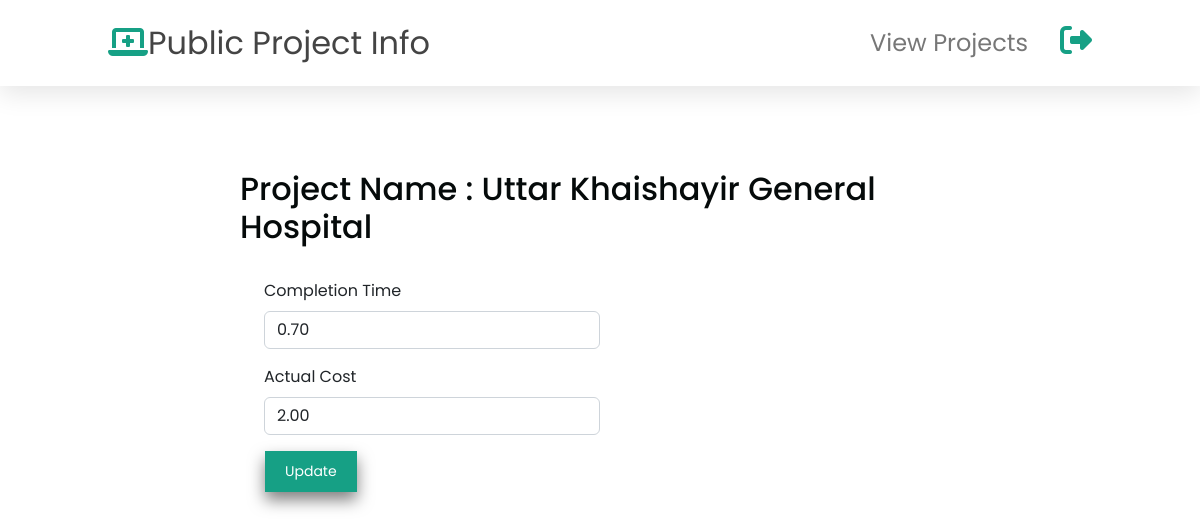
/PHP/EXCUser/Projectupdate.php?project_id=proj9681 (signed in), run on the app's committed database.
### tables this page shows
CREATE TABLE `proj` (
  `name` varchar(60) DEFAULT NULL,
  `location` varchar(24) DEFAULT NULL,
  `latitude` decimal(10,8) DEFAULT NULL,
  `longitude` decimal(10,8) DEFAULT NULL,
  `exect` varchar(5) DEFAULT NULL,
  `cost` int(4) DEFAULT NULL,
  `timespan` int(1) DEFAULT NULL,
  `project_id` varchar(8) DEFAULT NULL,
  `goal` varchar(53) DEFAULT NULL,
  `start_date` varchar(10) DEFAULT NULL,
  `completion` decimal(5,2) DEFAULT NULL,
  `actual_cost` decimal(5,2) DEFAULT NULL
);

### PHP/EXCUser/Projectupdate.php (the view, shortened to what this page needs)
<?php
$project_id = $_GET['project_id'];
require_once './includes/header.php';
$query = "SELECT * FROM proj WHERE project_id='$project_id';";
$conn = mysqli_connect('localhost', 'root', '', 'dpp');
$result = mysqli_query($conn, $query);
while ($row = mysqli_fetch_assoc($result)) {
    $name = $row['name'];
    $completion = $row['completion'];
    $actual_cost = $row['actual_cost'];
}
?>
<div class="infoinput">
    <h2>Project Name :
        <?php echo $name ?>
    </h2>
    <br>
    <form action="ProjectUpdateProcess.php" method="post">
        <div class="pl-lg-4">
            <div class="row">
                <div class="col-lg-6">
                    <div class="form-group focused">
                        <label class="form-control-label">Completion Time</label>
                        <input type="text" autocomplete="off" name="ctime" class="form-control form-control-alternative"
                            value="<?php echo $completion ?>" required>
                    </div>
                    <div class="form-group focused">
                        <label class="form-control-label">Actual Cost</label>
                        <input type="text" autocomplete="off" name="cost" class="form-control form-control-alternative"
                            value="<?php echo $actual_cost ?>" required>
                    </div>
                </div>
            </div>
        </div>
        <button type="submit" name="submit" class="vsubmitbtn">Update</button>
    </form>
</div>

### PHP/EXCUser/css/style.css (style rules this page uses)
* { margin: 0; padding: 0; box-sizing: border-box; font-family: "Poppins", sans-serif; outline: none; border: none; text-transform: capitalize; text-decoration: none; }
.infoinput { margin-top: 140px; padding: 5rem 20%; background-repeat: no-repeat; background-size: 100%; }
.vsubmitbtn { float: left; color: #fff; border-color: #16a085; background-color: #16a085; box-shadow: 0 8px 16px 0 rgba(0, 0, 0, 0.5); font-size: 0.875rem; padding-left: 20px; padding-right: 20px; padding-top: 10px; padding-bottom: 10px; margin-left: 25px; }
.infoinput h2 { color: #050a0a; margin-top: -50px; }

### data on the page
proj: name "Uttar Khaishayir General Hospital", ctime "0.70", cost "2.00"
